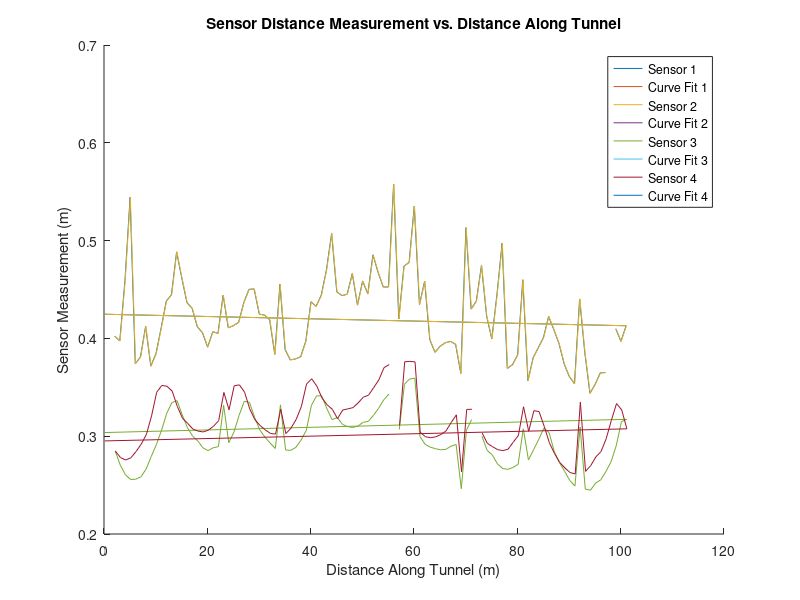
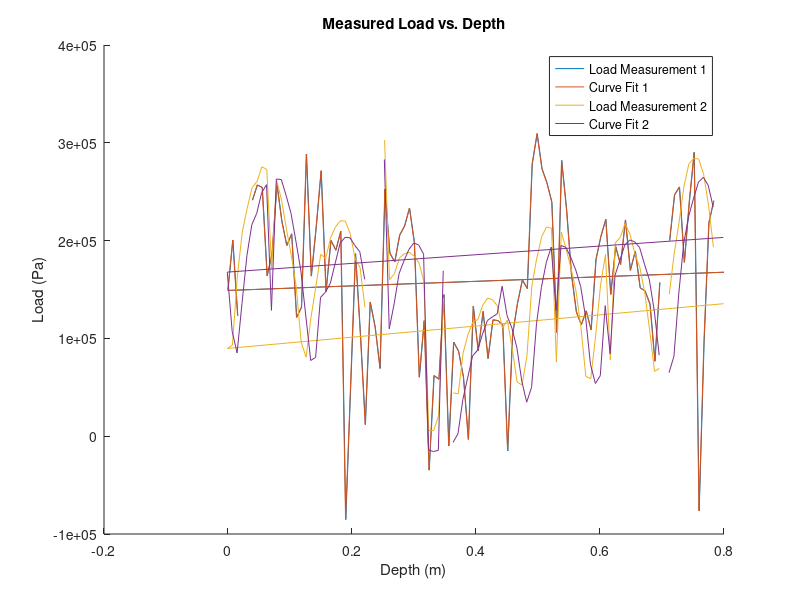
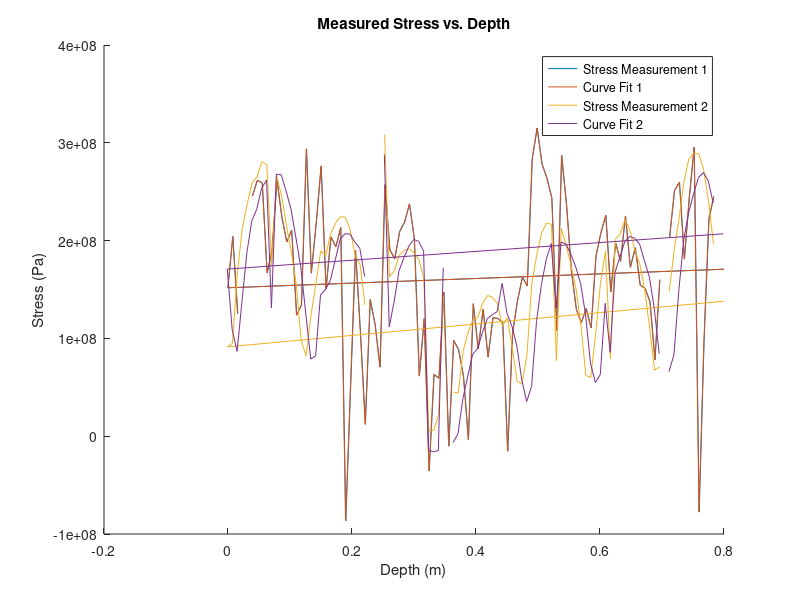
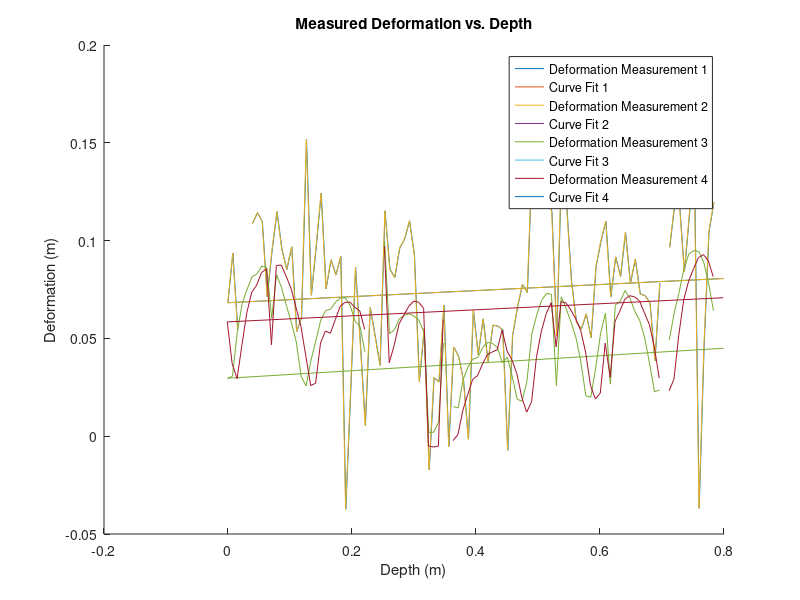

Write the MATLAB code that produced these figures, in order.
%% Header
%   Author:
%       Cody Wheeler, but mostly Greyson Dudley (The Propulsion God)
%   SensorReading.m
%   Created: 09/08/21
%   Purpose: 

%% Housekeeping
close all;
clc;

%% Read File

data = load("test_data_B.mat");
data2 = load("test_data_A.mat");

data = data.data_A(:,:);
data2 = data2.data_A(:,:);
for i = 2:length(data)-1
    data(i,5) = (i - 1) +  (2 * 0.0254);
    data2(i,5) = (i - 1) +  (2 * 0.0254);
end



lat_distance = data(:,5); % distance pulled (0 at tunnel end), m
vert_distance1 = data(:,1)/1000; % distance from furthest sensor to top of tunnel, m
vert_distance2 = data(:,2)/1000; % distance from second sensor to top of tunnel, m
vert_distance3 = data(:,3)/1000; % distance from third sensor to top of tunnel, m
vert_distance4 = data(:,4)/1000; % distance from fourth sensor to top of tunnel, m


Unloaded_lat = data2(:,5); % unloadded distance pulled, m
Unloaded_vert1 = data2(:,1)/1000; % unloaded distance for furthest sensor, m
Unloaded_vert2 = data2(:,2)/1000; % unloaded distance for furthest sensor, m
Unloaded_vert3 = data2(:,3)/1000; % unloaded distance for furthest sensor, m
Unloaded_vert4 = data2(:,4)/1000; % unloaded distance for furthest sensor, m

%% Constants
        %%Find distances apart for sensors
Sensor_dist1 = 0/1000;
Sensor_dist2 = 50/1000;
Sensor_dist3 = 100/1000;
Sensor_dist4 = 150/1000;

ring_diameter = .5173; % center diameter, m 
circumference = ring_diameter*pi; % center circumference, m
% E_rod = ; % Youngs modulus of steel rod, Pa
E_tarp = 1.07*10^9; % Youngs Modulus of tarp, Pa
A = 2*pi*(ring_diameter/2)^2; % Surface area, m^2

Max_length = max(lat_distance); % tunnel length, m
Max_depth = 0.8; % max depth of sensor, m
Angle = atan(Max_depth/Max_length); % Tunnel angle, deg

Depth_Sensor1 = 0;
Depth_Sensor2 = (Max_length/(Max_length - Sensor_dist2)) * Max_depth - Max_depth;
Depth_Sensor3 = (Max_length/(Max_length - Sensor_dist3)) * Max_depth - Max_depth;
Depth_Sensor4 = (Max_length/(Max_length - Sensor_dist4)) * Max_depth - Max_depth;

polynomial_exp = 4;

%% Initial data plot and curve fit
p1 = polyfit(lat_distance + Sensor_dist1,vert_distance1,polynomial_exp);
x1 = linspace(Sensor_dist1, Max_length, length(lat_distance));
y1 = polyval(p1,x1);

p2 = polyfit(lat_distance + Sensor_dist2,vert_distance2,polynomial_exp);
x2 = linspace(Sensor_dist2, Max_length, length(lat_distance));
y2 = polyval(p2,x2);

p3 = polyfit(lat_distance + Sensor_dist3,vert_distance3,polynomial_exp);
x3 = linspace(Sensor_dist3, Max_length, length(lat_distance));
y3 = polyval(p3,x3);

p4 = polyfit(lat_distance + Sensor_dist4,vert_distance4,polynomial_exp);
x4 = linspace(Sensor_dist4, Max_length, length(lat_distance));
y4 = polyval(p4,x4);

figure
hold on 
plot(lat_distance + Sensor_dist1,vert_distance1);
plot(x1,y1);
plot(lat_distance + Sensor_dist2,vert_distance2);
plot(x2,y2);
plot(lat_distance + Sensor_dist3,vert_distance3);
plot(x3,y3);
plot(lat_distance + Sensor_dist4,vert_distance4);
plot(x4,y4);
title('Sensor Distance Measurement vs. Distance Along Tunnel')
xlabel('Distance Along Tunnel (m)')
ylabel('Sensor Measurement (m)')
legend('Sensor 1','Curve Fit 1','Sensor 2','Curve Fit 2','Sensor 3','Curve Fit 3','Sensor 4','Curve Fit 4','location','best')
hold off

%% Deformation, stress, and strain analysis
Deformation1 = Unloaded_vert1 - vert_distance1; % Deformation between loaded and unloaded measurement from sensor 1
Deformation2 = Unloaded_vert2 - vert_distance2; % Deformation between loaded and unloaded measurement from sensor 2
Deformation3 = Unloaded_vert3 - vert_distance3; % Deformation between loaded and unloaded measurement from sensor 3
Deformation4 = Unloaded_vert4 - vert_distance4; % Deformation between loaded and unloaded measurement from sensor 4

Strain1 = Deformation1./Unloaded_vert1;
Strain2 = Deformation2./Unloaded_vert2;
Strain3 = Deformation3./Unloaded_vert3;
Strain4 = Deformation4./Unloaded_vert4;

%%SHOULD USE HOOP STRESS, BUT WE NEED PRESSURE

Stress1 = E_tarp*Strain1; % Stress from first sensor data, Pa
Stress2 = E_tarp*Strain2; % Stress from second sensor data, Pa
Stress3 = E_tarp*Strain3; % Stress from third sensor data, Pa
Stress4 = E_tarp*Strain4; % Stress from fourth sensor data, Pa

% Load1 = Stress1*A;
% Load2 = Stress2*A;
% Load3 = Stress3*A;
% Load4 = Stress4*A;

Load1 = (Stress1*.254/1000)/(ring_diameter/2);
Load2 = (Stress2*.254/1000)/(ring_diameter/2);
Load3 = (Stress3*.254/1000)/(ring_diameter/2);
Load4 = (Stress4*.254/1000)/(ring_diameter/2);

Depth_unloaded = ((Max_length - lat_distance)./Max_length) .* Max_depth;
Depth_loaded = ((Max_length - Unloaded_lat)./Max_length) .* Max_depth;

p5 = polyfit(Depth_loaded - Depth_Sensor1,Load1,polynomial_exp);
x5 = linspace(Depth_Sensor1, Max_depth, length(lat_distance));
y5 = polyval(p5,x5);

p6 = polyfit(Depth_loaded - Depth_Sensor2,Load2,polynomial_exp);
x6 = linspace(Depth_Sensor2, Max_depth, length(lat_distance));
y6 = polyval(p6,x6);

p7 = polyfit(Depth_loaded - Depth_Sensor3,Load3,polynomial_exp);
x7 = linspace(Depth_Sensor3, Max_depth, length(lat_distance));
y7 = polyval(p7,x7);

p8 = polyfit(Depth_loaded - Depth_Sensor4,Load4,polynomial_exp);
x8 = linspace(Depth_Sensor4, Max_depth, length(lat_distance));
y8 = polyval(p8,x8);

figure
hold on 
plot(Depth_loaded - Depth_Sensor1,Load1);
%plot(x5,y5);
plot(Depth_loaded - Depth_Sensor2,Load2);
%plot(x6,y6);
plot(Depth_loaded - Depth_Sensor3,Load3);
%plot(x7,y7);
plot(Depth_loaded - Depth_Sensor4,Load4);
%plot(x8,y8);
title('Measured Load vs. Depth')
xlabel('Depth (m)')
ylabel('Load (Pa)')
legend('Load Measurement 1','Curve Fit 1','Load Measurement 2','Curve Fit 2','Load Measurement 3','Curve Fit 3','Load Measurement 4','Curve Fit 4','location','best')
hold off

%% Stress/Pressure Model
p9 = polyfit(Depth_loaded - Depth_Sensor1,Stress1,polynomial_exp);
x9 = linspace(Depth_Sensor1, Max_depth, length(lat_distance));
y9 = polyval(p9,x9);

p10 = polyfit(Depth_loaded - Depth_Sensor2,Stress2,polynomial_exp);
x10 = linspace(Depth_Sensor2, Max_depth, length(lat_distance));
y10 = polyval(p10,x10);

p11 = polyfit(Depth_loaded - Depth_Sensor3,Stress3,polynomial_exp);
x11 = linspace(Depth_Sensor3, Max_depth, length(lat_distance));
y11 = polyval(p11,x11);

p12 = polyfit(Depth_loaded - Depth_Sensor4,Stress4,polynomial_exp);
x12 = linspace(Depth_Sensor4, Max_depth, length(lat_distance));
y12 = polyval(p12,x12);

figure
hold on 
plot(Depth_loaded - Depth_Sensor1,Stress1);
%plot(x9,y9);
plot(Depth_loaded - Depth_Sensor2,Stress2);
%plot(x10,y10);
plot(Depth_loaded - Depth_Sensor3,Stress3);
%plot(x11,y11);
plot(Depth_loaded - Depth_Sensor4,Stress4);
%plot(x12,y12);
title('Measured Stress vs. Depth')
xlabel('Depth (m)')
ylabel('Stress (Pa)')
legend('Stress Measurement 1','Curve Fit 1','Stress Measurement 2','Curve Fit 2','Stress Measurement 3','Curve Fit 3','Stress Measurement 4','Curve Fit 4','location','best')
hold off

%% Deformation Model
p13 = polyfit(Depth_loaded - Depth_Sensor1,Deformation1,polynomial_exp);
x13 = linspace(Depth_Sensor1, Max_depth, length(lat_distance));
y13 = polyval(p13,x13);

p14 = polyfit(Depth_loaded - Depth_Sensor2,Deformation2,polynomial_exp);
x14 = linspace(Depth_Sensor2, Max_depth, length(lat_distance));
y14 = polyval(p14,x14);

p15 = polyfit(Depth_loaded - Depth_Sensor3,Deformation3,polynomial_exp);
x15 = linspace(Depth_Sensor3, Max_depth, length(lat_distance));
y15 = polyval(p15,x15);

p16 = polyfit(Depth_loaded - Depth_Sensor4,Deformation4,polynomial_exp);
x16 = linspace(Depth_Sensor4, Max_depth, length(lat_distance));
y16 = polyval(p16,x16);

figure
hold on 
plot(Depth_loaded - Depth_Sensor1,Deformation1);
plot(x13,y13);
plot(Depth_loaded - Depth_Sensor2,Deformation2);
plot(x14,y14);
plot(Depth_loaded - Depth_Sensor3,Deformation3);
plot(x15,y15);
plot(Depth_loaded - Depth_Sensor4,Deformation4);
plot(x16,y16);
title('Measured Deformation vs. Depth')
xlabel('Depth (m)')
ylabel('Deformation (m)')
legend('Deformation Measurement 1','Curve Fit 1','Deformation Measurement 2','Curve Fit 2','Deformation Measurement 3','Curve Fit 3','Deformation Measurement 4','Curve Fit 4','location','best')
hold off